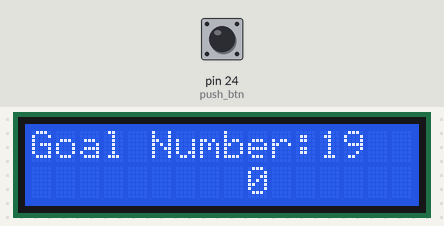
Simulated run of this sketch. Board: Arduino Mega 2560, built with avr-gcc and run on an emulated ATmega2560. On the bench: 16×2 character LCD. The test bench sets the inputs (shaded band); at power-on: pin 24 (push_btn) HIGH. Random numbers use the default seed unless the sketch sets one.

Above: at 1.2 s.
1.3 s: pin 24 (push_btn) pulled LOW for 1.2 s
At 2.8 s:
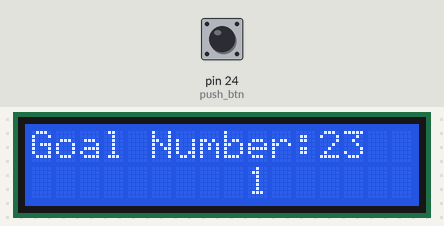
6.5 s: pin 24 (push_btn) pulled LOW for 1.2 s
At 7.6 s:
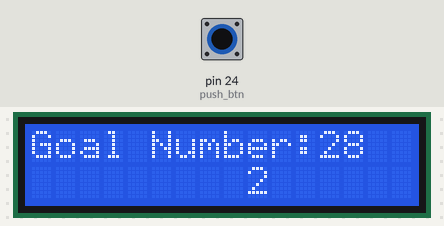
9.2 s: pin 24 (push_btn) pulled LOW for 3.2 s
At 10.4 s:
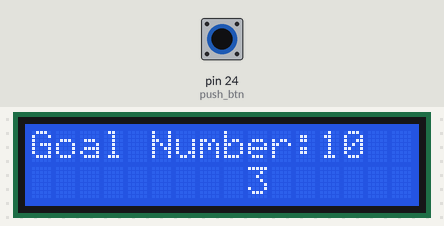
Timing chart, 0 to 12.2 s (numbered marks = the images above; inputs shaded):
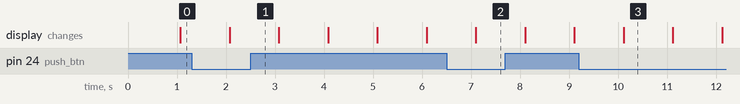

Measured:
- what the display in image 3 shows lasts 1.0 s, from 10.1 s to 11.1 s

The sketch:

tset.ino
```cpp
#include <LiquidCrystal.h>
LiquidCrystal lcd(8, 9, 4, 5, 6, 7);  // LCD패널에 사용되는 핀 설정
int push_btn = 24; //몰라
int push_flag = 0;
int count = 0;
int randNum;

void setup() {

  lcd.begin(16, 2);               // 라이브러리 시작
  lcd.setCursor(0, 0);
  pinMode(push_btn, INPUT_PULLUP);

}

void loop() {

  randNum = random(10, 30);

  if (digitalRead(push_btn) == 0) {
    if (push_flag == 0) {
      push_flag = 1;
      count++;
    } else {}
  } else {
    push_flag = 0;
  }

  lcd.setCursor(0, 0);
  lcd.print("Goal Number:");
  lcd.print(randNum);
  lcd.setCursor(9, 1);
  lcd.print(count);

  delay(1000);
  lcd.clear();

}
```
